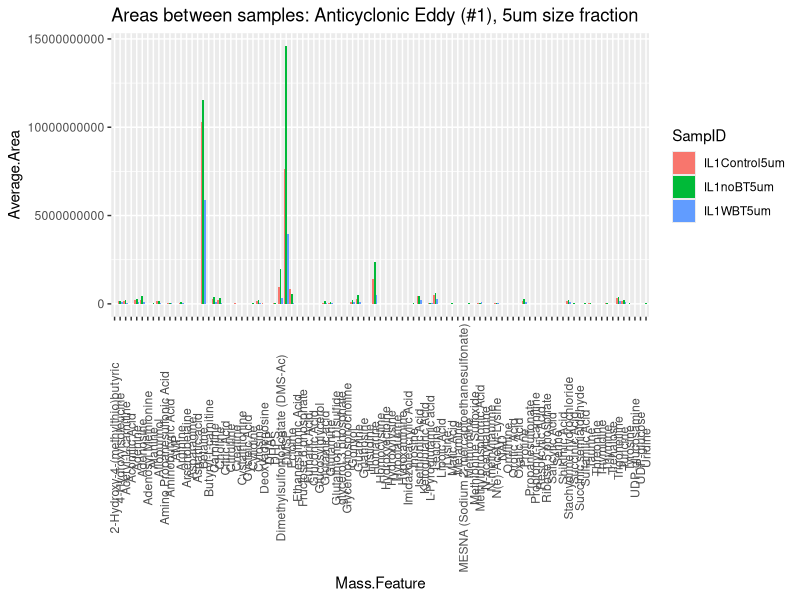
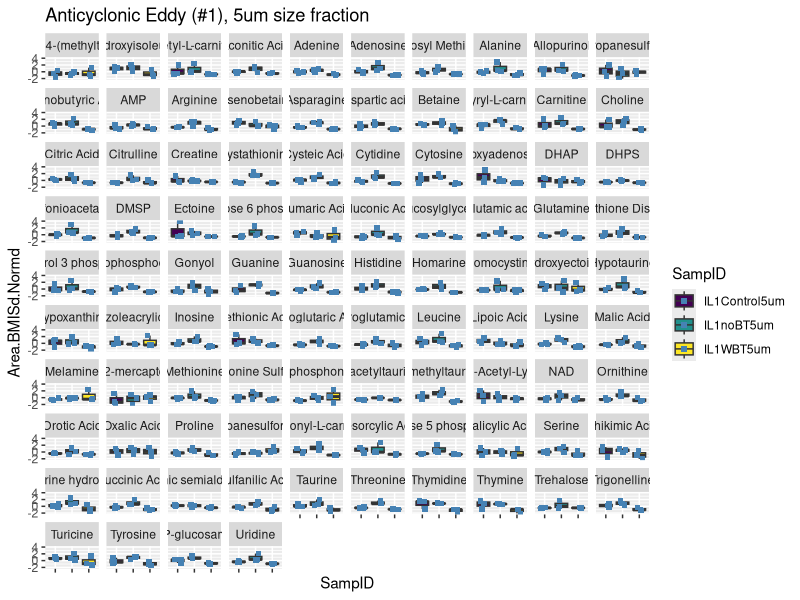
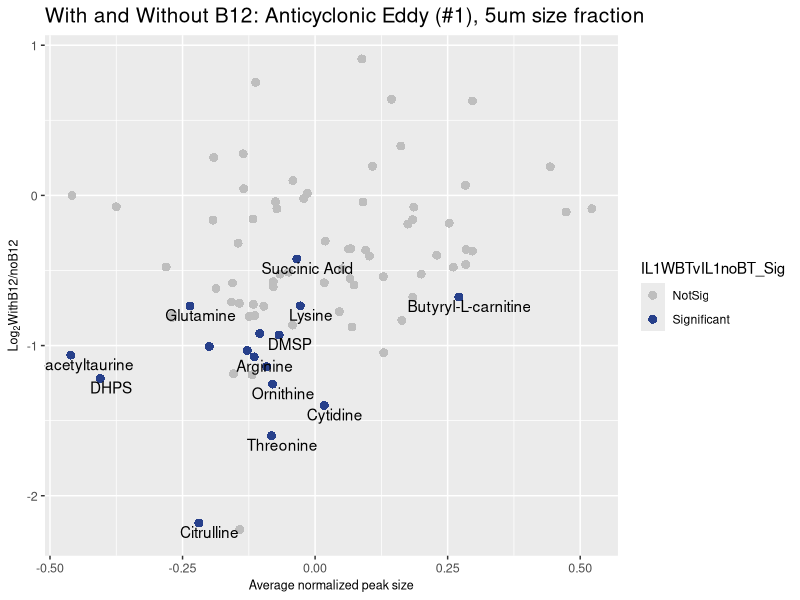
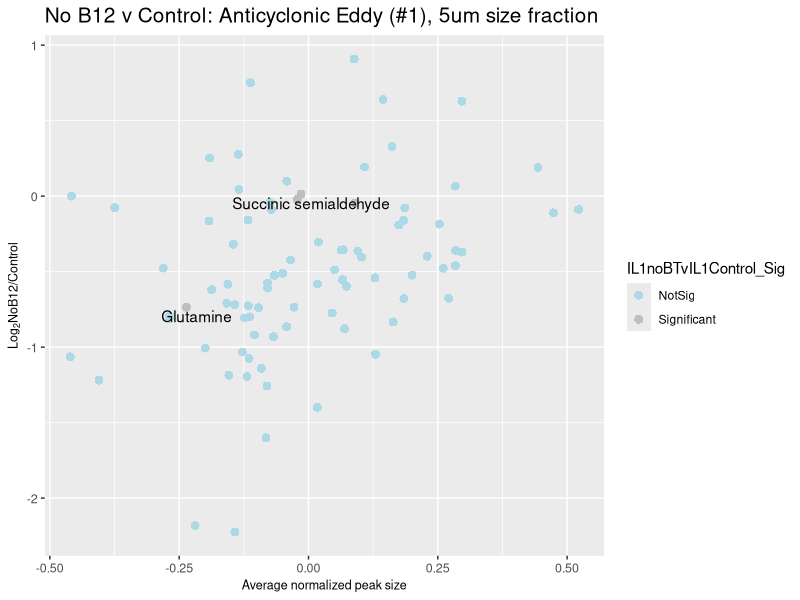
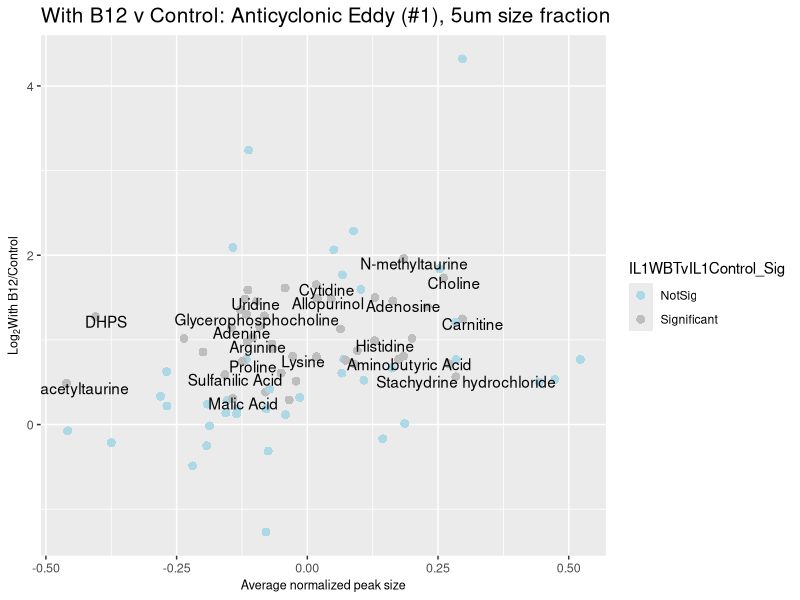

Reproduce these figures in R, in order.
library(tidyverse)
options(scipen = 999)

# Setup -------------------------------------------------------------------
# Specific size/eddy

# Set treatment filters
myTreatments <- c("IL1WBT|IL1noBT|IL1Control")
myTitle <- "Anticyclonic Eddy (#1), 5um size fraction"
myTreatmentsSplit <- unlist(strsplit(myTreatments, split = '|', fixed = TRUE))

BMISd_1_0.2_notnormd <- read.csv("data_processed/IsoLagran1_0.2_notnormd.csv", stringsAsFactors = FALSE) %>%
  select(Mass.Feature:Adjusted.Area)
BMISd_1_5_notnormd <- read.csv("data_processed/IsoLagran1_5_notnormd.csv", stringsAsFactors = FALSE) %>%
  select(Mass.Feature:Adjusted.Area)
BMISd_2_0.2_notnormd <- read.csv("data_processed/IsoLagran2_0.2_notnormd.csv", stringsAsFactors = FALSE) %>%
  select(Mass.Feature:Adjusted.Area)
BMISd_2_5_notnormd <- read.csv("data_processed/IsoLagran2_5_notnormd.csv", stringsAsFactors = FALSE) %>%
  select(Mass.Feature:Adjusted.Area)

BMISd_1_0.2_wide <- read.csv("data_processed/IsoLagran1_0.2_normd.csv", stringsAsFactors = FALSE, check.names = FALSE)
BMISd_1_5_wide <- read.csv("data_processed/IsoLagran1_5_normd.csv", stringsAsFactors = FALSE, check.names = FALSE)
BMISd_2_0.2_wide <- read.csv("data_processed/IsoLagran2_0.2_normd.csv", stringsAsFactors = FALSE, check.names = FALSE)
BMISd_2_5_wide <- read.csv("data_processed/IsoLagran2_5_normd.csv", stringsAsFactors = FALSE, check.names = FALSE)

# Assign names
BMISd.long <- BMISd_1_5_notnormd
  
BMISd.wide <- BMISd_1_5_wide
colnames(BMISd.wide)[1] <- "Replicate.Name"
BMISd.wide.notnormd <- BMISd.long %>%
  pivot_wider(names_from = Replicate.Name, 
              values_from = Adjusted.Area)

# Change all sets to long format
BMISd.long.normd <- BMISd.wide %>%
  pivot_longer(-Replicate.Name,
    names_to = "Mass.Feature",
    values_to = "Area.BMISd.Normd") %>%
  select(Mass.Feature, Replicate.Name, Area.BMISd.Normd)

BMISd.wide.normd <- BMISd.long.normd %>%
  spread(key = "Replicate.Name", value = "Area.BMISd.Normd")

# Combine all data and rearrange
full.BMISd <- BMISd.long.normd %>%
  left_join(BMISd.long) %>%
  filter(str_detect(Replicate.Name, myTreatments)) %>%
  separate(Replicate.Name, into = c("one", "two", "SampID", "four"), remove = FALSE) %>% 
  select(Mass.Feature, Replicate.Name, SampID, Area.BMISd.Normd, Adjusted.Area) %>%
  unique() %>%
  arrange(Mass.Feature)
full.BMISd <- full.BMISd[complete.cases(full.BMISd), ]

# Quick fold change test
FC.test <- full.BMISd %>%
  group_by(Mass.Feature, SampID) %>%
  mutate(Average.Area = mean(Adjusted.Area, na.rm = TRUE)) %>%
  select(Mass.Feature, SampID, Average.Area) %>%
  unique()

FC.plot <- ggplot(FC.test, aes(x = Mass.Feature, y = Average.Area)) +
  geom_bar(position = "dodge", stat="identity", aes(fill = SampID)) + 
  theme(axis.text.x = element_text(angle = 90, vjust = 0.5)) +
  ggtitle(paste("Areas between samples:", myTitle))
FC.plot 

# Start analysis ----------------------------------------------------------

# Calculate fold changes between treatments
Analysis <- BMISd.wide.notnormd[complete.cases(BMISd.wide.notnormd), ]
mySamps <- colnames(Analysis)

myTreat1 <- mySamps[grepl(myTreatmentsSplit[1], mySamps)] # Treat1 = WBT
myTreat2 <- mySamps[grepl(myTreatmentsSplit[2], mySamps)] # Treat2 = noB12
myTreat3 <- mySamps[grepl(myTreatmentsSplit[3], mySamps)] # Treat3 = Control
myTreatsdf <- Analysis[, c(myTreat1, myTreat2, myTreat3)]

#col1 <- paste(myTreatmentsSplit[1], "_", myTreatmentsSplit[2], "_FC", sep = "") 

Analysis <- Analysis %>%
  mutate(!!paste(myTreatmentsSplit[1], "v", myTreatmentsSplit[2], "_FC", sep = "") := 
           log2(rowMeans(Analysis[, myTreat2]) / rowMeans(Analysis[, myTreat3]))) %>% #Wbt/nobt
  mutate(!!paste(myTreatmentsSplit[2], "v", myTreatmentsSplit[3], "_FC", sep = "") := 
           log2(rowMeans(Analysis[, myTreat2]) / rowMeans(Analysis[, myTreat3]))) %>% #nobt/control
  mutate(!!paste(myTreatmentsSplit[1], "v", myTreatmentsSplit[3], "_FC", sep = "") :=
           log2(rowMeans(Analysis[, myTreat1]) / rowMeans(Analysis[, myTreat3]))) %>% #Wbt/Control
  select(matches("Mass|FC"))
  
  
# Set up data for ANOVA
AnovaB12 <- full.BMISd %>%
  select(-Replicate.Name) %>%
  mutate(SampID = factor(SampID, ordered = TRUE)) %>%
  group_by(Mass.Feature) %>%
  mutate(Count = n()) %>%
  filter(!Count < 9 ) %>% # 3 replicates of each treatment, total of 9. Filter those groups missing replicates.
  arrange(Mass.Feature) %>%
  select(-Count) 

# Graph normalized areas for reference
Normd.Areas <- ggplot(AnovaB12, aes(x = SampID, y = Area.BMISd.Normd, fill = SampID)) +
  geom_boxplot() +
  facet_wrap(~Mass.Feature) +
  theme(axis.text.x = element_blank()) +
  geom_jitter(shape = 15,
              color = "steelblue",
              position = position_jitter(0.21)) +
  ggtitle(myTitle) 
Normd.Areas

# Apply ANOVA to dataframe, summarize and check significance
AnovaList <- lapply(split(AnovaB12, AnovaB12$Mass.Feature), function(i) {
  aov(lm(Adjusted.Area ~ SampID, data = i))
}) 
AnovaListSummary <- lapply(AnovaList, function(i) {
  summary(i)
})


# Apply Tukey to dataframe and check significance
TukeyList <- lapply(AnovaList, function(x) TukeyHSD(x))

# Summarize ANOVA and create dataframe of significance
AnovaDF <- as.data.frame(do.call(rbind, lapply(AnovaListSummary, function(x) {temp <- unlist(x)})))
colnames(AnovaDF)[9] <- "AnovaP"
AnovaDF$AnovaQ <- p.adjust(AnovaDF$AnovaP, method = "fdr")

AnovaDF <- AnovaDF %>%
  rownames_to_column(var = "Mass.Feature") %>%
  mutate(AnovaSig_P = ifelse(AnovaP < 0.1, TRUE, FALSE)) %>%
  mutate(AnovaSig_Q = ifelse(AnovaQ < 0.1, TRUE, FALSE)) %>%
  select(Mass.Feature, AnovaP, AnovaSig_P, AnovaQ, AnovaSig_Q) %>%
  arrange(Mass.Feature)

# Summarize Tukey HSD and create dataframe of significance

TukeyDF <- as.data.frame(do.call(rbind, lapply(TukeyList, function(x) {temp <- unlist(x)}))) %>%
  select(SampID10:12) %>%
  rownames_to_column("Mass.Feature") %>%
  # mutate(Sig_1 = ifelse(SampID10 < 0.1, "Significant", ifelse(between(SampID10, 0.1, 0.5), "CloseSig", "NotSig")),
  #        Sig_2 = ifelse(SampID11 < 0.1, "Significant", ifelse(between(SampID11, 0.1, 0.5), "CloseSig", "NotSig")),
  #        Sig_3 = ifelse(SampID12 < 0.1, "Significant", ifelse(between(SampID12, 0.1, 0.5), "CloseSig", "NotSig"))) %>%
  mutate(Sig_1 = ifelse(SampID10 < 0.1, "Significant", "NotSig"),
         Sig_2 = ifelse(SampID11 < 0.1, "Significant", "NotSig"),
         Sig_3 = ifelse(SampID12 < 0.1, "Significant", "NotSig")) %>%
  rename(!!paste(myTreatmentsSplit[1], "v", myTreatmentsSplit[2], sep = "") := SampID10,
         !!paste(myTreatmentsSplit[2], "v", myTreatmentsSplit[3], sep = "") := SampID11,
         !!paste(myTreatmentsSplit[1], "v", myTreatmentsSplit[3], sep = "") := SampID12) %>%
  rename(!!paste(myTreatmentsSplit[1], "v", myTreatmentsSplit[2], "_Sig", sep = "") := Sig_1,
         !!paste(myTreatmentsSplit[2], "v", myTreatmentsSplit[3], "_Sig", sep = "") := Sig_2,
         !!paste(myTreatmentsSplit[1], "v", myTreatmentsSplit[3], "_Sig", sep = "") := Sig_3) %>%
  # mutate(SampID10_Q = p.adjust(SampID10, method = "fdr"),
  #        SampID11_Q = p.adjust(SampID11, method = "fdr"),
  #        SampID12_Q = p.adjust(SampID12, method = "fdr")) %>%
  # mutate(Sig_1Q = ifelse(SampID10_Q < 0.1, TRUE, FALSE),
  #        Sig_2Q = ifelse(SampID11_Q < 0.1, TRUE, FALSE),
  #        Sig3_Q = ifelse(SampID12_Q < 0.1, TRUE, FALSE)) %>%
  arrange(Mass.Feature)

# Join with original data to plot
toPlot <- full.BMISd %>%
  left_join(AnovaDF) %>%
  group_by(Mass.Feature, SampID) %>%
  mutate(AveSmp = mean(Area.BMISd.Normd, na.rm = TRUE)) %>%
  select(Mass.Feature, SampID, AveSmp, AnovaSig_P, AnovaSig_Q) %>%
  unique() %>%
  left_join(TukeyDF) %>% # for tukey-determined significance, p only (no fdr)
  left_join(Analysis) %>%
  arrange(Mass.Feature) %>%
  drop_na() %>%
  group_by(Mass.Feature) %>%
  mutate(TotalAve = mean(AveSmp))


a <- ggplot(toPlot, aes(x = TotalAve, y = -1*(IL1WBTvIL1noBT_FC), fill = IL1WBTvIL1noBT_Sig,
                          label = Mass.Feature)) +
  geom_point(size = 3, shape = 21, stroke=0) +  
  scale_fill_manual(values = c("grey", "royalblue4")) +
  scale_alpha_manual(values = c(1, 0.5)) +
  ggtitle(paste("With and Without B12:", myTitle)) +
  theme(plot.title = element_text(size = 15),
        legend.position="none",
        axis.title.y=element_text(size=9),
        axis.title.x=element_text(size=9),
        axis.text=element_text(size=9)) +
  labs(x="Average normalized peak size", y=expression(paste(Log[2], "WithB12/noB12", sep = ""))) +
  theme(legend.position="right") +
  geom_text(data = subset(toPlot, IL1WBTvIL1noBT_Sig == "Significant"), nudge_y = -0.06, nudge_x = 0.02, check_overlap = TRUE)
a

b <- ggplot(toPlot, aes(x = TotalAve, y = -1*(IL1noBTvIL1Control_FC), fill = IL1noBTvIL1Control_Sig,
                        label = Mass.Feature)) +
  geom_point(size = 3, shape = 21, stroke=0) +  
  scale_fill_manual(values = c("lightblue", "grey", "royalblue4")) +
  scale_alpha_manual(values = c(1, 0.7, 0.5)) +
  ggtitle(paste("No B12 v Control:", myTitle)) +
  theme(plot.title = element_text(size = 15),
        legend.position="none",
        axis.title.y=element_text(size=9),
        axis.title.x=element_text(size=9),
        axis.text=element_text(size=9)) +
  labs(x="Average normalized peak size", y=expression(paste(Log[2], "NoB12/Control", sep = ""))) +
  theme(legend.position="right") +
  geom_text(data = subset(toPlot, IL1noBTvIL1Control_Sig == "Significant"), nudge_y = -0.06, nudge_x = 0.02, check_overlap = TRUE) 
b

c <- ggplot(toPlot, aes(x = TotalAve, y = -1*(IL1WBTvIL1Control_FC), fill = IL1WBTvIL1Control_Sig,
                        label = Mass.Feature)) +
  geom_point(size = 3, shape = 21, stroke=0) +  
  scale_fill_manual(values = c("lightblue", "grey", "royalblue4")) +
  scale_alpha_manual(values = c(1, 0.7, 0.5)) +
  ggtitle(paste("With B12 v Control:", myTitle)) +
  theme(plot.title = element_text(size = 15),
        legend.position="none",
        axis.title.y=element_text(size=9),
        axis.title.x=element_text(size=9),
        axis.text=element_text(size=9)) +
  labs(x="Average normalized peak size", y=expression(paste(Log[2], "With B12/Control", sep = ""))) +
  theme(legend.position="right") +
  geom_text(data = subset(toPlot, IL1WBTvIL1Control_Sig == "Significant"), nudge_y = -0.06, nudge_x = 0.02, check_overlap = TRUE) 
c



